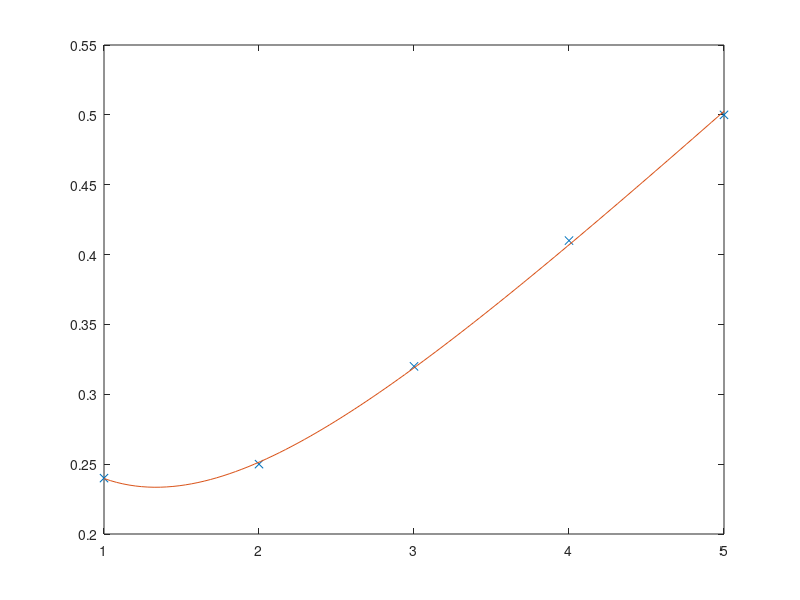

Write the MATLAB code that produced this figure.
datosx = [1 2 3 4 5]';
datosy = [0.24 0.25 0.32 0.41 0.5]';

m = 2;
n = length(datosx);
A = zeros(n,m);
for i=1:n
    A(i,:) = [datosx(i) exp(-datosx(i))];
end

C = A\datosy;

plot(datosx, datosy, 'x');

hold on
xx = linspace(1,5);
plot(xx, C(1)*xx+C(2)*exp(-xx));
hold off